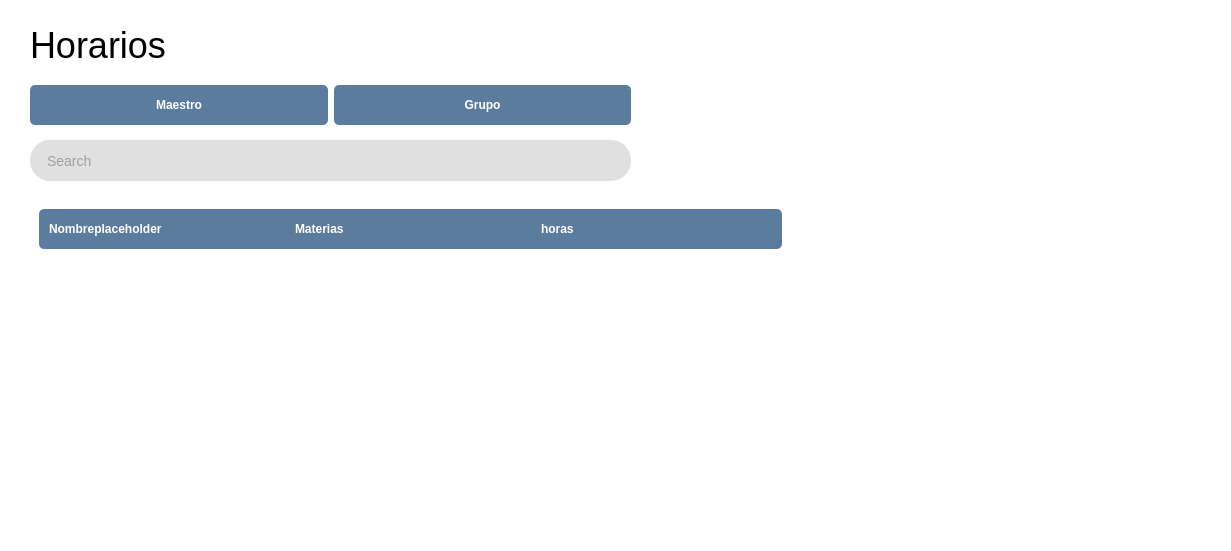
<?xml version="1.0" encoding="UTF-8"?>
<ui version="4.0">
 <class>SchedulesWidget</class>
 <widget class="QWidget" name="SchedulesWidget">
  <property name="geometry">
   <rect>
    <x>0</x>
    <y>0</y>
    <width>1231</width>
    <height>551</height>
   </rect>
  </property>
  <property name="windowTitle">
   <string>Form</string>
  </property>
  <property name="styleSheet">
   <string notr="true">background-color: white;</string>
  </property>
  <widget class="QLabel" name="titleLabel">
   <property name="geometry">
    <rect>
     <x>30</x>
     <y>20</y>
     <width>201</width>
     <height>51</height>
    </rect>
   </property>
   <property name="styleSheet">
    <string notr="true">font-size: 36px;
color: black;</string>
   </property>
   <property name="text">
    <string>Horarios</string>
   </property>
  </widget>
  <widget class="QWidget" name="toggleContainer">
   <property name="geometry">
    <rect>
     <x>30</x>
     <y>80</y>
     <width>601</width>
     <height>51</height>
    </rect>
   </property>
   <layout class="QHBoxLayout" name="horizontalLayout">
    <item>
     <widget class="QPushButton" name="maestroButton">
      <property name="minimumSize">
       <size>
        <width>0</width>
        <height>40</height>
       </size>
      </property>
      <property name="cursor">
       <cursorShape>PointingHandCursor</cursorShape>
      </property>
      <property name="styleSheet">
       <string notr="true">background-color: #5c7c9e;
color: white;
border-radius: 5px;
font-weight: bold;</string>
      </property>
      <property name="text">
       <string>Maestro</string>
      </property>
     </widget>
    </item>
    <item>
     <widget class="QPushButton" name="grupoButton">
      <property name="minimumSize">
       <size>
        <width>0</width>
        <height>40</height>
       </size>
      </property>
      <property name="cursor">
       <cursorShape>PointingHandCursor</cursorShape>
      </property>
      <property name="styleSheet">
       <string notr="true">background-color: #5c7c9e;
color: white;
border-radius: 5px;
font-weight: bold;</string>
      </property>
      <property name="text">
       <string>Grupo</string>
      </property>
     </widget>
    </item>
   </layout>
  </widget>
  <widget class="QLineEdit" name="searchLineEdit">
   <property name="geometry">
    <rect>
     <x>30</x>
     <y>140</y>
     <width>601</width>
     <height>41</height>
    </rect>
   </property>
   <property name="styleSheet">
    <string notr="true">background-color: #e0e0e0;
border-radius: 20px;
padding-left: 15px;
font-size: 14px;
color: #606060;</string>
   </property>
   <property name="placeholderText">
    <string>Search</string>
   </property>
  </widget>
  <widget class="QScrollArea" name="scrollArea">
   <property name="geometry">
    <rect>
     <x>30</x>
     <y>200</y>
     <width>761</width>
     <height>331</height>
    </rect>
   </property>
   <property name="styleSheet">
    <string notr="true">border: none;
background-color: transparent;</string>
   </property>
   <property name="widgetResizable">
    <bool>true</bool>
   </property>
   <widget class="QWidget" name="scrollAreaWidgetContents">
    <property name="geometry">
     <rect>
      <x>0</x>
      <y>0</y>
      <width>761</width>
      <height>331</height>
     </rect>
    </property>
    <layout class="QVBoxLayout" name="verticalLayout">
     <item>
      <widget class="QFrame" name="itemFrame">
       <property name="minimumSize">
        <size>
         <width>0</width>
         <height>40</height>
        </size>
       </property>
       <property name="styleSheet">
        <string notr="true">background-color: #5c7c9e;
border-radius: 5px;</string>
       </property>
       <layout class="QHBoxLayout" name="horizontalLayout_2">
        <property name="leftMargin">
         <number>10</number>
        </property>
        <property name="topMargin">
         <number>0</number>
        </property>
        <property name="rightMargin">
         <number>10</number>
        </property>
        <property name="bottomMargin">
         <number>0</number>
        </property>
        <item>
         <widget class="QLabel" name="nameLabel">
          <property name="styleSheet">
           <string notr="true">color: white; font-weight: bold;</string>
          </property>
          <property name="text">
           <string>Nombreplaceholder</string>
          </property>
         </widget>
        </item>
        <item>
         <widget class="Line" name="line1">
          <property name="orientation">
           <enum>Qt::Orientation::Vertical</enum>
          </property>
         </widget>
        </item>
        <item>
         <widget class="QLabel" name="subjectsLabel">
          <property name="styleSheet">
           <string notr="true">color: white; font-weight: bold;</string>
          </property>
          <property name="text">
           <string>Materias</string>
          </property>
         </widget>
        </item>
        <item>
         <widget class="Line" name="line2">
          <property name="orientation">
           <enum>Qt::Orientation::Vertical</enum>
          </property>
         </widget>
        </item>
        <item>
         <widget class="QLabel" name="hoursLabel">
          <property name="styleSheet">
           <string notr="true">color: white; font-weight: bold;</string>
          </property>
          <property name="text">
           <string>horas</string>
          </property>
         </widget>
        </item>
       </layout>
      </widget>
     </item>
     <item>
      <spacer name="verticalSpacer">
       <property name="orientation">
        <enum>Qt::Orientation::Vertical</enum>
       </property>
       <property name="sizeHint" stdset="0">
        <size>
         <width>20</width>
         <height>40</height>
        </size>
       </property>
      </spacer>
     </item>
    </layout>
   </widget>
  </widget>
 </widget>
 <resources/>
 <connections/>
</ui>
